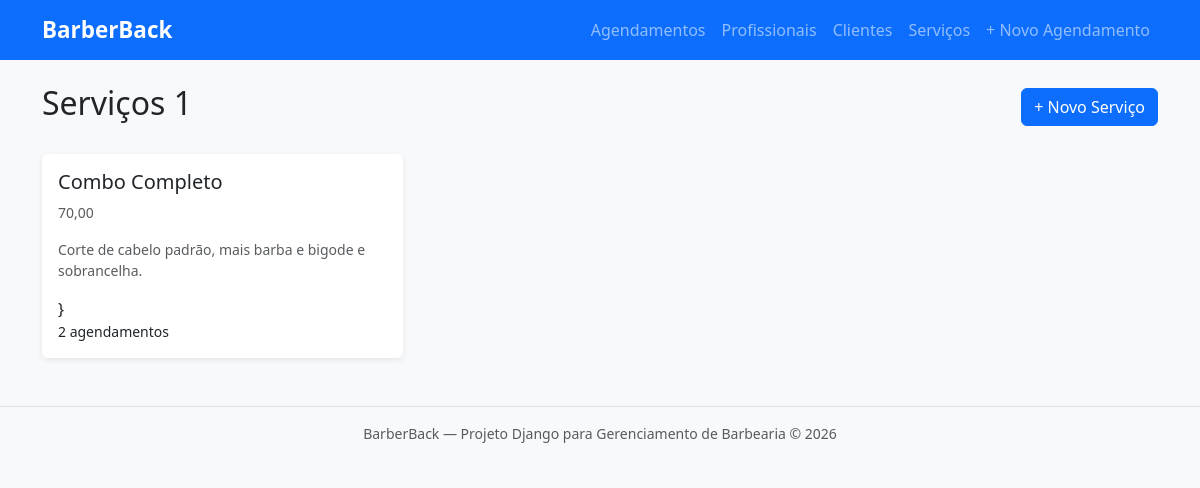
The page /servicos/ on the database its author committed.
### barbearia/models.py (models this page shows, shortened)
class Servico(models.Model):
    nome = models.CharField(
        max_length=100,
        verbose_name='Nome do serviço'
    )
    preco = models.DecimalField(
        max_digits=8,
        decimal_places=2,
        verbose_name='Preço do serviço'
    )
    descricao = models.TextField(
        blank=True,
        verbose_name='Descrição do serviço'
    )
    class Meta:
        verbose_name = 'Serviço'
        verbose_name_plural = 'Serviços'
        ordering = ['nome']
    def total_agendamentos(self):
        return self.agendamentos.count()

### barbearia/views.py (the view)
# urls.py: path('servicos/', views.servico_lista, name='servico_lista'),
def servico_lista(request):
    servicos = Servico.objects.all()
    context = {
        'servicos': servicos,
    }
    return render(request, 'barbearia/servico/servico_lista.html', context)

### barbearia/templates/barbearia/servico/servico_lista.html (shortened to what this page needs)
{% extends "barbearia/base.html" %}
{% block conteudo %}
<div class="d-flex justify-content-between align-items-center mb-4">
    <h1 class="h2">Serviços {{ servicos.count }}</h1>
    <a href="{% url 'servico_criar' %}" class="btn btn-primary">+ Novo Serviço</a>
</div>
{% if servicos %}
<div class="row row-cols-1 row-cols-md-3 g-3">
    {% for servico in servicos %}
    <div class="col">
        <div class="card h-100">
            <div class="card-body">
                <h5 class="card-title">
                    <a href="{% url 'servico_detalhe' servico.pk %}" class="text-decoration-none text-dark">
                        {{ servico.nome }}
                    </a>
                </h5>
                {% if servico.preco %}
                    <p class="card-text text-muted small">{{ servico.preco|floatformat:2 }}</p>
                {% endif %}
                {% if servico.descricao %}
                    <p class="card-text text-muted small">{{ servico.descricao }}</p>
                {% endif %}}
                <p class="card-text small">
                    {{ servico.total_agendamentos }} agendamento{{ servico.total_agendamentos|pluralize }}
                </p>
            </div>
        </div>
    </div>
    {% endfor %}
</div>
{% else %}
<div class="text-center py-5 text-muted">
    <p class="fs-1"></p>
    <p>Nenhum serviço cadastrado.</p>
    <a href="{% url 'servico_criar' %}" class="btn btn-primary">Cadastrar primeiro serviço</a>
</div>
{% endif %}
{% endblock %}

### barbearia/templates/barbearia/base.html (style rules this page uses)
body { background-color: #f8f9fa; }
.card { box-shadow: 0 2px 6px rgba(0,0,0,0.08); border: none; }

### rows shown on the page
Servico: nome "Combo Completo", preco "70,00", descricao "Corte de cabelo padrão, mais barba e bigode e sobrancelha.", total_agendamentos "2"

### other values the page prints
{{ servicos.count }} "1"
